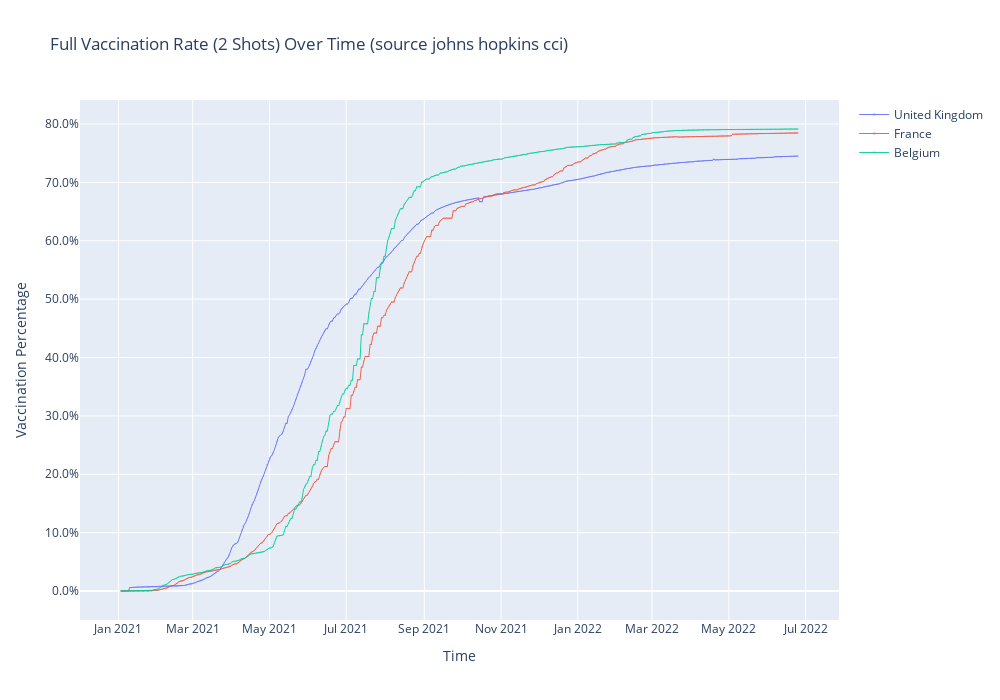

The notebook cell this image was saved under:
### Code cell
fig=go.Figure()
## defines how to plot the individual trace
for each in country_list:
    fig.add_trace(go.Scatter(x=vr_plot.date,
                                y=vr_plot[each]/100,
                                mode='markers+lines',
                                opacity=0.9,
                                line_width=1,
                                marker_size=1, 
                                name=each
                                 )
                     )

## defines the overall layout properties
fig.update_layout(
    width=1000,
    height=700,
    xaxis_title="Time",
    title="Full Vaccination Rate (2 Shots) Over Time (source johns hopkins cci)",
    yaxis_title="Vaccination Percentage",
)

fig.update_layout(yaxis_tickformat = '.1%',xaxis_rangeslider_visible=False)
#fig.show(renderer='browser')
fig.show()
fig.write_image("Vaccination_rate.jpg")

### Figure 1 — Plotly figure (JSON) as saved in the notebook; plotly's stock layout.template omitted (floating-point values rounded to 4 significant figures; data arrays with more than 128 entries replaced by an {"elided": "..."} marker saying what was removed)
{"data": [{"line": {"width": 1}, "marker": {"size": 1}, "mode": "markers+lines", "name": "United Kingdom", "opacity": 0.9, "type": "scatter", "x": {"elided": "538 str values"}, "y": {"elided": "538 float values"}}, {"line": {"width": 1}, "marker": {"size": 1}, "mode": "markers+lines", "name": "France", "opacity": 0.9, "type": "scatter", "x": {"elided": "538 str values"}, "y": {"elided": "538 float values"}}, {"line": {"width": 1}, "marker": {"size": 1}, "mode": "markers+lines", "name": "Belgium", "opacity": 0.9, "type": "scatter", "x": {"elided": "538 str values"}, "y": {"elided": "538 float values"}}], "layout": {"height": 700, "title": {"text": "Full Vaccination Rate (2 Shots) Over Time (source johns hopkins cci)"}, "width": 1000, "xaxis": {"rangeslider": {"visible": false}, "title": {"text": "Time"}}, "yaxis": {"tickformat": ".1%", "title": {"text": "Vaccination Percentage"}}}}
